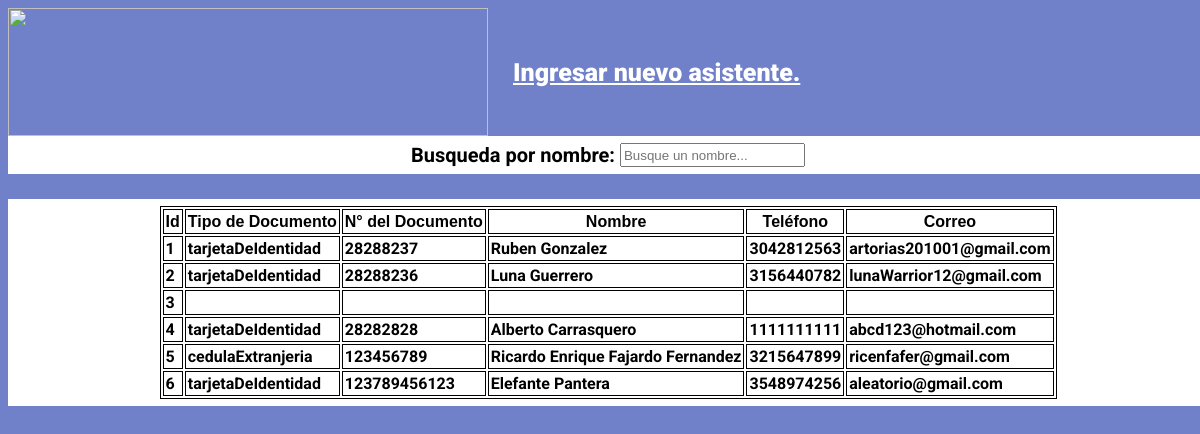
/php/select.php, run on the app's committed database.
### tables this page shows
CREATE TABLE `asistente` (
  `id` int(11) NOT NULL,
  `docType` varchar(45) NOT NULL,
  `docN` varchar(20) NOT NULL,
  `name` varchar(100) NOT NULL,
  `tlf` varchar(45) NOT NULL,
  `email` varchar(45) NOT NULL
);

### php/select.php (the view, shortened to what this page needs)
<!DOCTYPE html>
<html lang="en">
<head>
    <link rel="stylesheet" href="select.css" type="text/css">
</head>
<body>
    <header>
        <div class="headerTop">
            <img src="https://upload.wikimedia.org/wikipedia/commons/thumb/9/96/Super_Smash_Bros._Ultimate_logo.svg/1280px-Super_Smash_Bros._Ultimate_logo.svg.png"
            height="128" width="480">
            <a href="index.html" class="linkRegistro">Ingresar nuevo asistente.</a>
        </div>
        <div class="search">
            <label for="txtFilter">Busqueda por nombre:</label>
            <input type="text" name="filter" id="txtFilter" onkeyup="filterSearch(3)" placeholder="Busque un nombre...">
        </div>
    </header>
    <div class="container">
        <?php
        include '../config.php';
        $mysqli = new mysqli($server, $username, $password, $database);
        $query = "SELECT * FROM asistente";
        echo '<table border="0" cellspacing="2" cellpadding="2" id="tableAssist">
                    <tr>
                        <th> <font face="Arial">Id</font> </th>
                        <th> <font face="Arial">Tipo de Documento</font> </th>
                        <th> <font face="Arial">N° del Documento</font> </th>
                        <th> <font face="Arial">Nombre</font> </th>
                        <th> <font face="Arial">Teléfono</font> </th>
                        <th> <font face="Arial">Correo</font> </th>
                    </tr>';
        if ($result = $mysqli->query($query)) {
            while ($row = $result->fetch_assoc()) {
                $id = $row["id"];
                $fieldDocumentType = $row["docType"];
                $fieldDocN = $row["docN"];
                $fieldNombre = $row["name"];
                $fieldTlf = $row["tlf"];
                $fieldEmail = $row["email"];
                echo '<tr>
                                    <td>' . $id . '</td>
                                    <td>' . $fieldDocumentType . '</td>
                                    <td>' . $fieldDocN . '</td>
                                    <td>' . $fieldNombre . '</td>
                                    <td>' . $fieldTlf . '</td>
                                    <td>' . $fieldEmail . '</td>
                                </tr>';
            }
        }
        ?>
    </div>
</body>
</html>

### php/select.css (style rules this page uses)
* { box-sizing: border-box; }
body { font-family: roboto; background-color: rgb(112, 129, 202); width: 100%; height: 100%; font-weight: bolder; }
table, td, th { border: 1px solid black; }
.headerTop { display: flex; flex-wrap: wrap; }
.linkRegistro { align-self: center; }
.search, .container { background-color: white; display: flex; justify-content: center; padding-top: 7px; padding-bottom: 7px; }
label { font-size: 20px; }
.search { margin-bottom: 25px; }
#txtFilter { margin-left: 5px; }
a { margin-left: 25px; color: white; font-size: 25px; font-weight: bolder; }

### data on the page
asistente: id "1", docType "tarjetaDeIdentidad", docN "28288237", name "Ruben Gonzalez", tlf "3042812563", email "artorias201001@gmail.com"
asistente: id "2", docType "tarjetaDeIdentidad", docN "28288236", name "Luna Guerrero", tlf "3156440782", email "lunaWarrior12@gmail.com"
asistente: id "3"
asistente: id "4", docType "tarjetaDeIdentidad", docN "28282828", name "Alberto Carrasquero", tlf "1111111111", email "abcd123@hotmail.com"
asistente: id "5", docType "cedulaExtranjeria", docN "123456789", name "Ricardo Enrique Fajardo Fernandez", tlf "3215647899", email "ricenfafer@gmail.com"
asistente: id "6", docType "tarjetaDeIdentidad", docN "123789456123", name "Elefante Pantera", tlf "3548974256", email "aleatorio@gmail.com"
